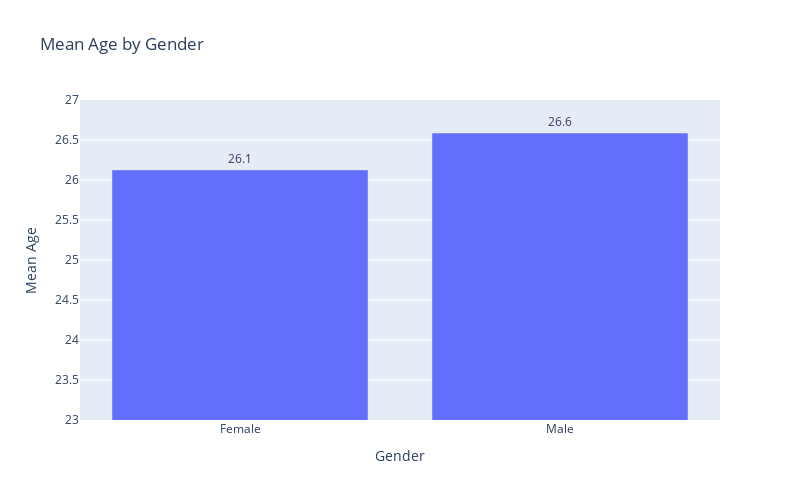

Write notebook code for a chart like this one.
### Markdown cell above
The distribution of age is skewed to the left, indicating that we have a rather young sample.

### Code cell
mean_age_by_gender = df_filtered.groupby('gender')['age'].mean().reset_index()
age_gender_barplot = px.bar(mean_age_by_gender, 
                            x='gender', 
                            y='age', 
                            title='Mean Age by Gender', 
                            labels={'gender': 'Gender', 'age': 'Mean Age'},
                            text='age',
                            range_y=[23, 27])
age_gender_barplot.update_traces(texttemplate='%{text:.1f}', textposition='outside')
age_gender_barplot.update_layout(xaxis=dict(tickmode='array', tickvals=[0, 1], ticktext=['Female', 'Male']),
                                 xaxis_title='Gender', 
                                 yaxis_title='Mean Age', 
                                 yaxis=dict(range=[23, 27]),
                                 font=dict(size=12),
                                 height=500,
                                 width=800)
age_gender_barplot.show()

### Figure 1 — Plotly figure (JSON) as saved in the notebook; plotly's stock layout.template omitted (floating-point values rounded to 4 significant figures)
{"data": [{"alignmentgroup": "True", "hovertemplate": "Gender=%{x}<br>Mean Age=%{text}<extra></extra>", "legendgroup": "", "marker": {"color": "#636efa", "pattern": {"shape": ""}}, "name": "", "offsetgroup": "", "orientation": "v", "showlegend": false, "text": [26.13, 26.59], "textposition": "outside", "texttemplate": "%{text:.1f}", "type": "bar", "x": [0, 1], "xaxis": "x", "y": [26.13, 26.59], "yaxis": "y"}], "layout": {"barmode": "relative", "font": {"size": 12}, "height": 500, "legend": {"tracegroupgap": 0}, "title": {"text": "Mean Age by Gender"}, "width": 800, "xaxis": {"anchor": "y", "domain": [0, 1], "tickmode": "array", "ticktext": ["Female", "Male"], "tickvals": [0, 1], "title": {"text": "Gender"}}, "yaxis": {"anchor": "x", "domain": [0, 1], "range": [23, 27], "title": {"text": "Mean Age"}}}}
